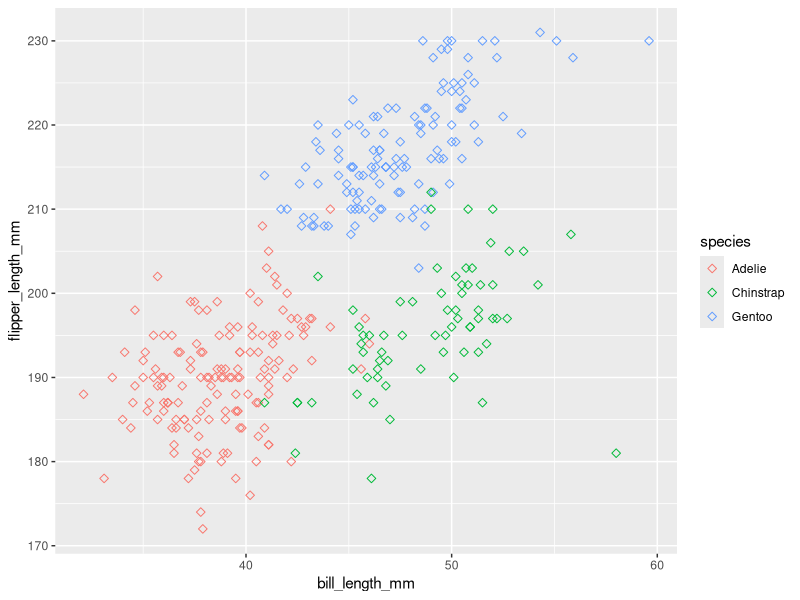
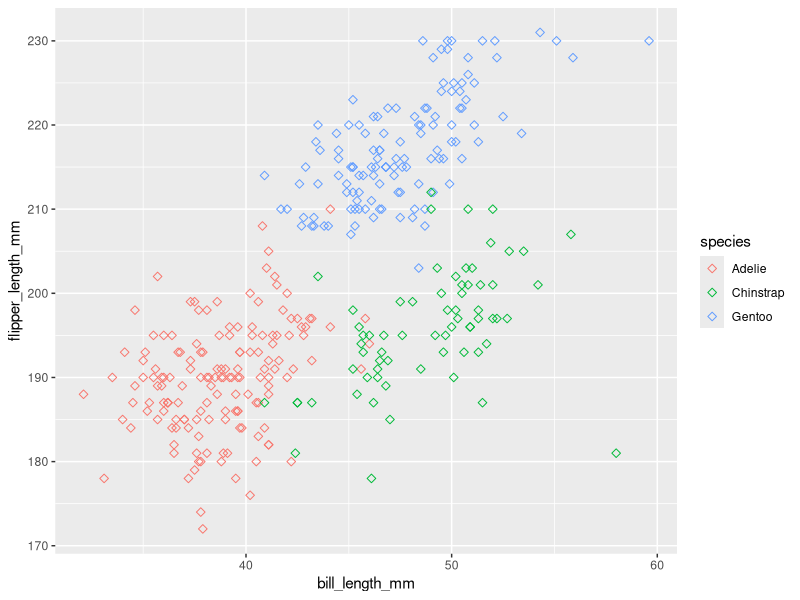

Source code (R) for these figures, in order:
## ---- chunk 1
library(tidyverse)
## ---- chunk 2
set.seed(12345)
mydataframe = tibble(
  random_sample = rnorm(10),
  logical_vec = c(random_sample > 0),
  char_vec = c("My", "name", "is", "Tanvir", "Khan", "and", "I", "like", "the", "Lakers"),
  fac_vec = factor(c("single", "single", "single", "single", "married", "married", "married", "divorced", "divorced", "divorced")),
)

knitr::kable(mydataframe)
## ---- chunk 3
rnorm_mean = mean(pull(mydataframe, random_sample))
## ---- chunk 4
logicalvec_mean = mean(pull(mydataframe, logical_vec))
## ---- chunk 5
charvec_mean = mean(pull(mydataframe, char_vec))
charvec_mean
## ---- chunk 6
facvec_mean = mean(pull(mydataframe, fac_vec))
facvec_mean
## ---- chunk 7
numeric_char = as.numeric(factor(pull(mydataframe,char_vec)))
numeric_logv = as.numeric(pull(mydataframe, logical_vec))
numeric_fac = as.numeric(pull(mydataframe, fac_vec))
## ---- chunk 8
mean_numchar = mean(numeric_char)
mean_numlogic = mean(numeric_logv)
mean_numfactor = mean(numeric_fac)
## ---- chunk 9
data("penguins", package = "palmerpenguins")
## ---- chunk 10
ggplot(penguins, aes(x = bill_length_mm, y = flipper_length_mm, color = species)) +
  geom_point(size = 2, shape = 23)
## ---- chunk 11
ggsave("scatter_plot.pdf", plot = last_plot(), height = 4, width = 6)
